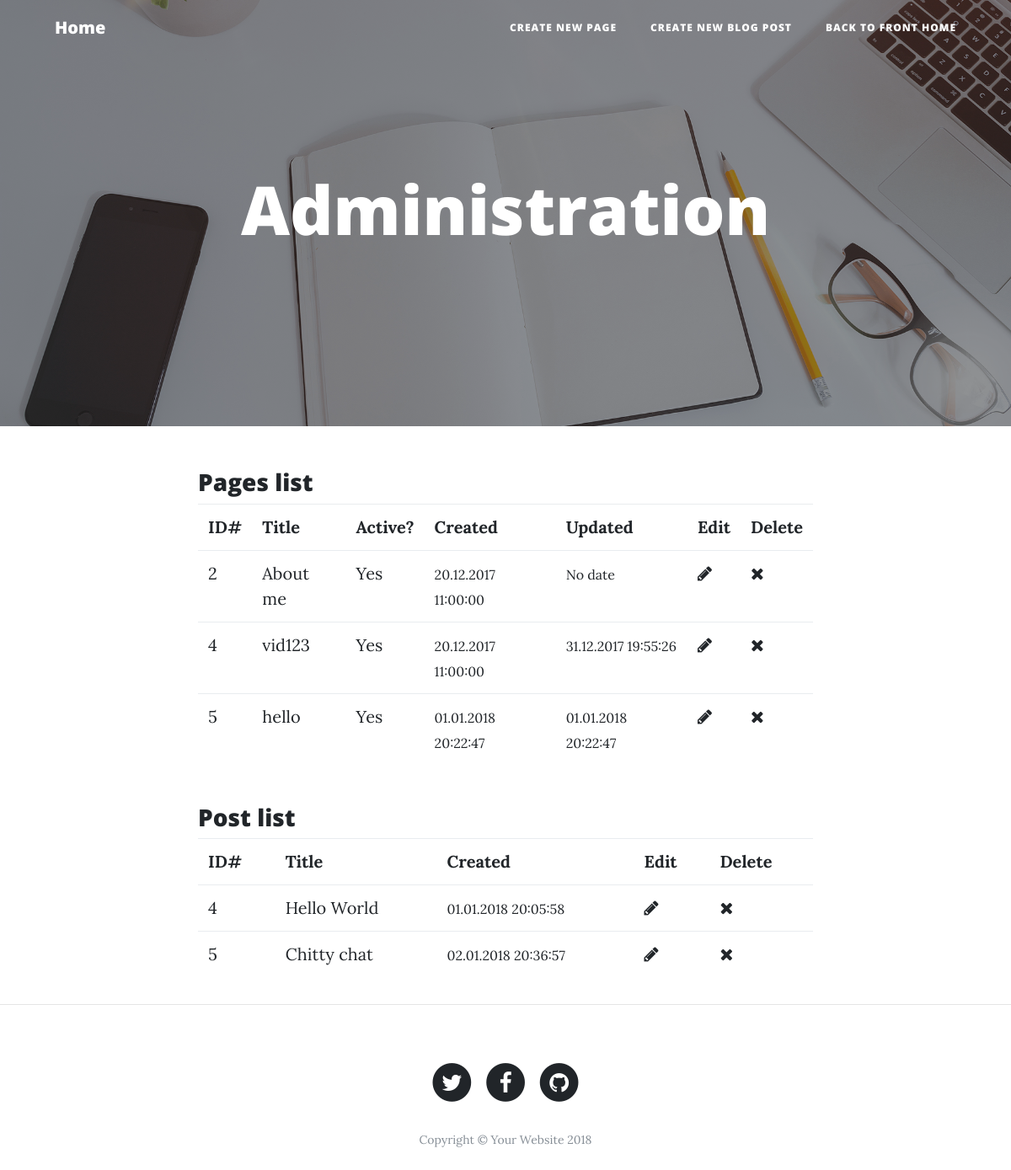
The app's page /admin/index.php with its own data.
### tables this page shows
CREATE TABLE `page` (
  `id` int(10) NOT NULL,
  `title` varchar(255) NOT NULL,
  `content` text,
  `is_active` tinyint(1) DEFAULT '1',
  `image` varchar(255) DEFAULT NULL,
  `created_date` datetime DEFAULT NULL,
  `updated_date` datetime DEFAULT NULL
);

CREATE TABLE `post` (
  `id` int(11) NOT NULL,
  `title` varchar(255) NOT NULL,
  `content` text NOT NULL,
  `created_date` timestamp NOT NULL DEFAULT CURRENT_TIMESTAMP
);

### functions.php (called while the page is built)
<?php
if (!function_exists('dateFormat')) {
  function dateFormat($date)
  {
      return date('d.m.Y H:i:s', strtotime($date));
  }
}
?>

### admin/template/listPage.php (the view)
<h3>Pages list</h3>
<table class="table">
    <tr>
        <th>ID#</th>
        <th>Title</th>
        <th>Active?</th>
        <th>Created</th>
        <th>Updated</th>
        <th>Edit</th>
        <th>Delete</th>
    </tr>
    <?php
    include('../functions.php');
                    $query = "SELECT * FROM page";
                    $result = mysqli_query($db, $query);
                    while($row = mysqli_fetch_array($result)){
                        echo "<tr>";
                            echo "<td>{$row['id']}</td>";
                            echo "<td>{$row['title']}</td>";
                            echo "<td>";
                                if ($row['is_active']){
                                    echo "Yes";
                                } else {
                                    echo "No";
                                }
                            echo "</td>";
                        echo "<td><small>" . ($row['created_date'] ? dateFormat($row['created_date']) : 'TBA') . "</small></td>";
                        echo "<td><small>" . ($row['updated_date'] ? dateFormat($row['updated_date']) : 'No date') . "</small></td>";
                            echo "<td>
                            <a href='?action=editPage&ID={$row['id']}' data-toggle='popover' data-trigger='hover' data-content='Edit'><i class='fa fa-pencil'></i></a></td>";
                            echo "<td><a href='?action=deletePage&ID={$row['id']}' onClick='return confirm(\"Are you sure you want to delete this page?\")'><i class='fa fa-remove'></i></a></td>";
                        echo "</tr>";
                    }
                ?>
</table><br>

### admin/index.php (shortened to what this page needs)
<!DOCTYPE html>
<html lang="en">
<head>
    <?php include('template/header.php'); ?>
</head>
<body>
    <?php include('template/head.php'); ?>
    <?php include('template/body.php'); ?>
    <?php include('template/footer.php'); ?>
</body>
</html>

### admin/template/header.php (shortened to what this page needs)
<link href="../vendor/bootstrap/css/bootstrap.min.css" rel="stylesheet">
<link href="http://cdnjs.cloudflare.com/ajax/libs/summernote/0.8.2/summernote.css" rel="stylesheet">
<link href="../vendor/font-awesome/css/font-awesome.min.css" rel="stylesheet" type="text/css">
<link href="../css/clean-blog.min.css" rel="stylesheet">

### admin/template/head.php (shortened to what this page needs)
<nav class="navbar navbar-expand-lg navbar-light fixed-top" id="mainNav">
  <div class="container">
    <a class="navbar-brand" href="<?php echo(ADMIN_URL); ?>">Home</a>
    <div class="collapse navbar-collapse" id="navbarResponsive">
      <ul class="navbar-nav ml-auto">
        <li class="nav-item">
          <a class="nav-link" href="<?php echo(ADMIN_URL); ?>index.php?action=addPage">Create new page</a>
        </li>
        <li class="nav-item">
          <a class="nav-link" href="<?php echo(ADMIN_URL); ?>index.php?action=addPost">Create new blog post</a>
        </li>
        <li class="nav-item">
          <a class="nav-link" href="<?php echo(BASE_URL); ?>" target="_blank">Back to Front home</a>
        </li>
      </ul>
    </div>
  </div>
</nav>
<header class="masthead" style="background-image: url('../img/home-bg.jpg')">
  <div class="overlay"></div>
  <div class="container">
    <div class="row">
      <div class="col-lg-8 col-md-10 mx-auto">
        <div class="site-heading">
          <h1>Administration</h1>
        </div>
      </div>
    </div>
  </div>
</header>

### admin/template/body.php
<div class="container">
    <div class="row">
        <div class="col-lg-8 col-md-10 mx-auto">
            <?php
             if (isset($_GET['action']) && $_GET['action'] != ''){
                 switch($_GET['action']){
                 case 'addPage':
                    include('addPage.php');
                 break;
                 case 'insertPage':
                    $title = $_POST['title'];
                    $content = $_POST['content'];
                    $isActive = ($_POST['is_active'] == 1 ? 1 : 'NULL');
                    $sql = "INSERT INTO page (title, content, is_active, created_date, updated_date)
                            VALUES ('{$title}', '{$content}', {$isActive}, NOW(), NOW())";
                    $db->query($sql);
                    echo "<div class='alert alert-success' role='alert'>
      Page successfully added!
    </div>";
                 break;
                 case 'addPost':
                 include('addPost.php');
                 break;
                 case 'insertPost':
                 $title = $_POST['title'];
                 $content = $_POST['content'];
                 $sql = "INSERT INTO post (title, content, created_date)
                            VALUES ('{$title}', '{$content}', NOW())";
                 $db->query($sql);
                 echo "<div class='alert alert-success' role='alert'>
      Post successfully added!
    </div>";
                 break;
                 case 'editPost':
                    $sql = "SELECT * FROM post WHERE id = {$_GET['ID']}";
                    $result = mysqli_query($db, $sql);
                    $post = mysqli_fetch_assoc($result);
                    include('editPost.php');
                 break;
                 case 'updatePost':
                    $title = $_POST['title'];
                    $content = $_POST['content'];
                    $sql = "UPDATE post SET title = '{$title}', content = '{$content}' WHERE id = {$_GET['ID']}";
                    $db->query($sql);
                    header('Location: '. ADMIN_URL);
                 break;
                 case 'editPage':
                    $sql = "SELECT * FROM page WHERE id = {$_GET['ID']}";
                    $result = mysqli_query($db, $sql);
                    $page = mysqli_fetch_assoc($result);
                    include('editPage.php');
                 break;
                 case 'updatePage':
                    $title = $_POST['title'];
                    $content = $_POST['content'];
                    $isActive = ($_POST['is_active'] == 1 ? 1 : 'NULL');
                    if (isset($_FILES['image'])) {
                        $fileName = $_FILES['image']['name'];
                        $fileName = str_replace(' ', '', $fileName);
                        $fileTmp = $_FILES['image']['tmp_name'];
                        move_uploaded_file($fileTmp, realpath('') . "/../uploads/" . $fileName);
                    } else {
                        $fileName = 'NULL';
                    }
                    $sql = "UPDATE page SET title = '{$title}', content = '{$content}', is_active = {$isActive}, image = '{$fileName}', updated_date = NOW() WHERE id = {$_GET['ID']}";
                    $db->query($sql);
                    header('Location: '. ADMIN_URL);
                 break;
                 case 'deletePage':
                    $id = $_GET['ID'];
                    $sql = "DELETE FROM page WHERE id= {$id}";
                    $db->query($sql);
                    header('Location: '. ADMIN_URL);
                 break;
                 case 'deletePost':
                    $id = $_GET['ID'];
                    $sql = "DELETE FROM post WHERE id= {$id}";
                    $db->query($sql);
                    header('Location: '. ADMIN_URL);
                 break;
                 }
             }else{
                 include('listPage.php');
                 include('listPost.php');
             }
            ?>
        </div>
    </div>
</div>
<hr>

### admin/template/listPost.php
<h3>Post list</h3>
<table class="table">
    <tr>
        <th>ID#</th>
        <th>Title</th>
        <th>Created</th>
        <th>Edit</th>
        <th>Delete</th>
    </tr>
    <?php
    include('../functions.php');
                    $query = "SELECT * FROM post";
                    $result = mysqli_query($db, $query);
                    while($rowPost = mysqli_fetch_array($result)){
                        echo "<tr>";
                            echo "<td>{$rowPost['id']}</td>";
                            echo "<td>{$rowPost['title']}</td>";
                        echo "<td><small>" . ($rowPost['created_date'] ? dateFormat($rowPost['created_date']) : 'TBA') . "</small></td>";
                            echo "<td>
                            <a href='?action=editPost&ID={$rowPost['id']}' data-toggle='popover' data-trigger='hover' data-content='Edit'><i class='fa fa-pencil'></i></a></td>";
                            echo "<td><a href='?action=deletePost&ID={$rowPost['id']}' onClick='return confirm(\"Are you sure you want to delete this post?\")'><i class='fa fa-remove'></i></a></td>";
                        echo "</tr>";
                    }
                ?>
</table>

### admin/template/footer.php (shortened to what this page needs)
<footer>
  <div class="container">
    <div class="row">
      <div class="col-lg-8 col-md-10 mx-auto">
        <ul class="list-inline text-center">
          <li class="list-inline-item">
            <a href="#">
              <span class="fa-stack fa-lg">
                <i class="fa fa-circle fa-stack-2x"></i>
                <i class="fa fa-twitter fa-stack-1x fa-inverse"></i>
              </span>
            </a>
          </li>
          <li class="list-inline-item">
            <a href="#">
              <span class="fa-stack fa-lg">
                <i class="fa fa-circle fa-stack-2x"></i>
                <i class="fa fa-facebook fa-stack-1x fa-inverse"></i>
              </span>
            </a>
          </li>
          <li class="list-inline-item">
            <a href="#">
              <span class="fa-stack fa-lg">
                <i class="fa fa-circle fa-stack-2x"></i>
                <i class="fa fa-github fa-stack-1x fa-inverse"></i>
              </span>
            </a>
          </li>
        </ul>
        <p class="copyright text-muted">Copyright &copy; Your Website <?php echo date('Y'); ?></p>
      </div>
    </div>
  </div>
</footer>

### records on screen
page: id "2", title "About me", is_active "Yes", created_date "20.12.2017 11:00:00", shows "No date"
page: id "4", title "vid123", is_active "Yes", created_date "20.12.2017 11:00:00", updated_date "31.12.2017 19:55:26"
page: id "5", title "hello", is_active "Yes", created_date "01.01.2018 20:22:47", updated_date "01.01.2018 20:22:47"
post: id "4", title "Hello World", created_date "01.01.2018 20:05:58"
post: id "5", title "Chitty chat", created_date "02.01.2018 20:36:57"
